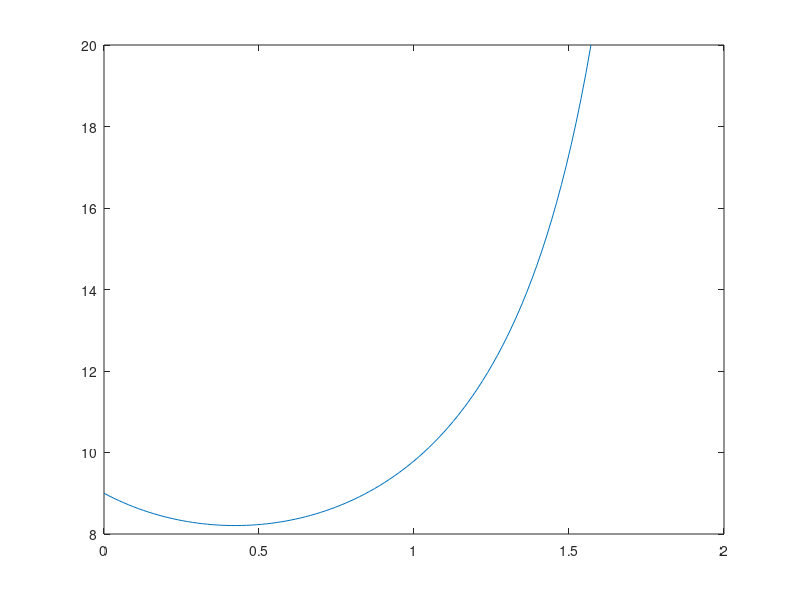

This figure's MATLAB source:
m  = 2;
mu = 0.45;
g = 10;
theta = linspace(0, pi/2);

F = (mu*m*g)./(cos(theta) + mu*sin(theta));
min(F)
plot(theta, F);